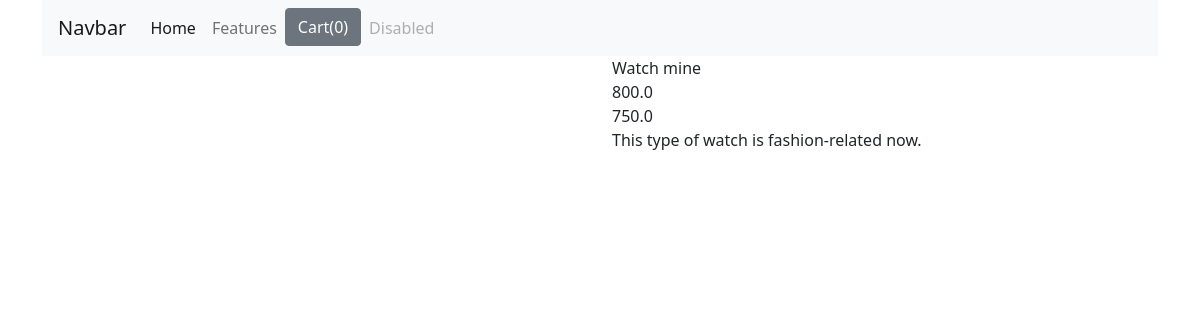
The app's page /productdetail/1 with its own data.
### shoping_app/models.py (models this page shows, shortened)
class Product(models.Model):
    title = models.CharField(max_length=100)
    price = models.FloatField()
    discount_price = models.FloatField()
    category = models.CharField(max_length=100)
    description = models.TextField()
    image = models.CharField(max_length=300)

### shoping_app/views.py (the view)
# urls.py: path('productdetail/<str:pk>', views.detail, name='detail'),
def detail(request, pk):
    productName = Product.objects.get(id=pk)
    context = {
        'product_name': productName,
    }
    return render(request, 'shoping_app/detail.html', context)

### shoping_app/templates/shoping_app/detail.html (shortened to what this page needs)
{% extends 'shoping_app/base.html' %} {% block content %}
<div class="container">
    <div class="row">
        <div class="col-md-6">
            <div class="row">
                <div class="col-md-12">
                </div>
            </div>
        </div>
        <div class="col-md-6">
            <div class="row">
                <div class="col-md-12">
                    {{ product_name.title }}
                </div>
            </div>
            <div class="row">
                <div class="col-md-12">
                    {{ product_name.price }}
                </div>
            </div>
            <div class="row">
                <div class="col-md-12">
                    {{ product_name.discount_price }}
                </div>
            </div>
            <div class="row">
                <div class="col-md-12">
                    {{ product_name.description }}
                </div>
            </div>
        </div>
    </div>
</div>
{% endblock content %}

### records on screen
Product: title "Watch mine", price "800.0", discount_price "750.0", description "This type of watch is fashion-related now."
